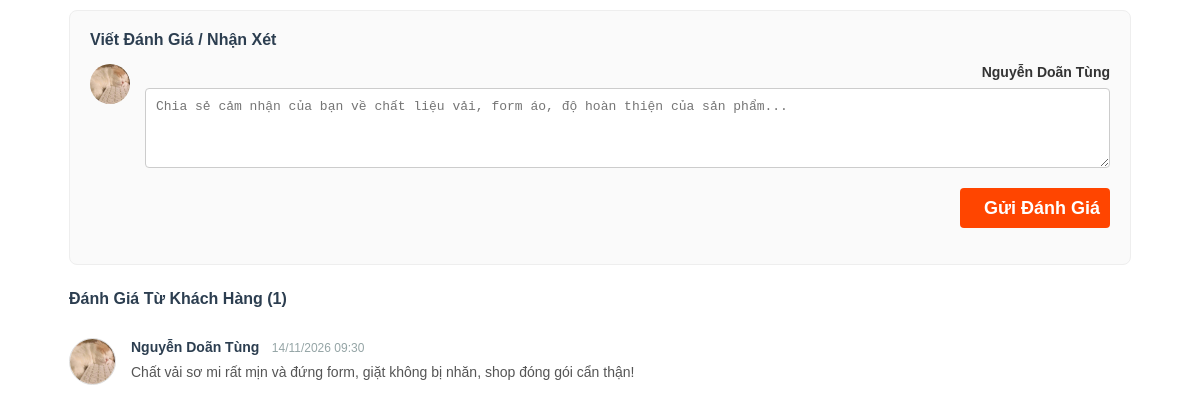
The page /controller/binhluan.php?idsp=1 (signed in) on the database its author committed.
### tables this page shows
CREATE TABLE `binhluan` (
  `id` int(11) NOT NULL AUTO_INCREMENT,
  `hinh` varchar(225) NOT NULL,
  `iduser` int(11) NOT NULL,
  `idsp` int(11) NOT NULL,
  `noidung` varchar(225) NOT NULL,
  `postdate` varchar(225) NOT NULL,
  `name` varchar(225) NOT NULL,
  PRIMARY KEY (`id`)
);

### model/config.php (called while the page is built, shortened)
<?php
  function pdo_con(){
    $http_host = $_SERVER['HTTP_HOST'] ?? '';
    $is_infinityfree = (strpos($http_host, 'infinityfree') !== false || strpos($http_host, 'epizy.com') !== false);
    if ($is_infinityfree) {
      $servername = "sql302.infinityfree.com";
      $username = "if0_43184606";
      $password = "8gZKYLk9Rk6UBlL";
      $dbname = "if0_43184606_duan1";
      $port = 3306;
      $db_candidates = [$dbname];
    } else {
      $servername = "127.0.0.1";
      $username = "root";
      $password = "";
      $port = 3306;
      $db_candidates = ['duanmau', 'duan1'];
    }
    foreach ($db_candidates as $try_db) {
      try {
        $conn = new PDO("mysql:host=$servername;port=$port;dbname=$try_db;charset=utf8", $username, $password, [
          PDO::ATTR_ERRMODE => PDO::ERRMODE_EXCEPTION,
          PDO::ATTR_TIMEOUT => 2
        ]);
        $cached_conn = $conn;
        return $cached_conn;
      } catch (PDOException $e) {
      }
    }
    return null;
  }
  function pdo_query($sql){
    $sql_args = array_slice(func_get_args(), 1);
    $conn = pdo_con();
    try {
      $stmt = $conn->prepare($sql);
      $stmt->execute($sql_args);
      $rows = $stmt->fetchAll();
      return $rows ? $rows : [];
    } catch (PDOException $e) {
      throw $e;
    }
  }
?>

### model/binhluan.php (called while the page is built, shortened)
<?php
function binhluan_showChiTiet($idsp){
    $sql = "SELECT * FROM binhluan WHERE idsp=? ORDER BY id DESC";
    return pdo_query($sql, $idsp);
}
?>

### controller/binhluan.php (the view, shortened to what this page needs)
<link rel="stylesheet" href="../view/css/chitietsp.css">
<?php
include "../model/config.php";
include_once "../model/binhluan.php";
$idsp = $_GET['idsp'] ?? 1;
?>
<div class="binhluan">
    <?php if (isset($_SESSION['id'])):
        $user_avt = !empty($_SESSION['avata']) ? $_SESSION['avata'] : 'iconUser.png';
        $user_name = $_SESSION['name'] ?? 'Thành viên';
    ?>
        <div class="binhluan-box">
            <h4 style="margin: 0 0 15px 0; color: #2c3e50;">Viết Đánh Giá / Nhận Xét</h4>
            <form action="" method="POST">
                <div style="display: flex; gap: 15px; align-items: flex-start;">
                    <img src="../view/images/<?= htmlspecialchars($user_avt) ?>" alt="" style="width: 40px; height: 40px; border-radius: 50%; object-fit: cover;">
                    <div style="flex: 1;">
                        <span style="font-weight: 600; font-size: 14px; color: #333;"><?= htmlspecialchars($user_name) ?></span>
                        <textarea name="noidung" required placeholder="Chia sẻ cảm nhận của bạn về chất liệu vải, form áo, độ hoàn thiện của sản phẩm..." style="width: 100%; height: 80px; padding: 10px; border: 1px solid #ccc; border-radius: 4px; font-size: 13px; margin-top: 8px; resize: vertical;"></textarea>
                        <input type="submit" value="Gửi Đánh Giá" name="gui" class="btn-submit-bl">
                    </div>
                </div>
            </form>
        </div>
    <?php endif; ?>
    <h4 style="color: #2c3e50; margin: 20px 0 15px 0;">Đánh Giá Từ Khách Hàng (<?php
        $showbinhluan = binhluan_showChiTiet($idsp);
        echo count($showbinhluan);
    ?>)</h4>
    <div class="list-binhluan">
        <?php
        if (!empty($showbinhluan)) {
            foreach ($showbinhluan as $row) {
                $avt_img = !empty($row['hinh']) ? $row['hinh'] : 'iconUser.png';
                echo '
                <div class="binhluan-item">
                    <img src="../view/images/' . htmlspecialchars($avt_img) . '" class="binhluan-avatar" alt="">
                    <div class="binhluan-content">
                        <div>
                            <span class="bl-author">' . htmlspecialchars($row['name']) . '</span>
                            <span class="bl-date"><i class="fa fa-clock-o"></i> ' . htmlspecialchars($row['postdate']) . '</span>
                        </div>
                        <div class="bl-text">' . nl2br(htmlspecialchars($row['noidung'])) . '</div>
                    </div>
                </div>
                ';
            }
        } else {
            echo '<p style="color: #888; font-style: italic; padding: 10px 0;">Chưa có nhận xét nào cho mẫu áo này. Hãy là người đầu tiên chia sẻ cảm nhận!</p>';
        }
        ?>
    </div>
</div>

### view/css/chitietsp.css (style rules this page uses)
.binhluan { width: 90%; margin: auto; }
.binhluan form textarea { width: 100%; border-radius: 5px; padding: 5px; }
.binhluan form { text-align: right; }
.binhluan form input[type="submit"] { width: 150px; height: 40px; margin-top: 20px; margin-right: auto; background: orangered; color: white; border: none; font-size: 18px; cursor: pointer; }

### controller/binhluan.php (style rules this page uses)
.binhluan-box { background: #fafafa; border: 1px solid #eee; border-radius: 8px; padding: 20px; margin-bottom: 25px; }
.binhluan-item { display: flex; gap: 15px; padding: 15px 0; border-bottom: 1px solid #f0f0f0; }
.binhluan-item:last-child { border-bottom: none; }
.binhluan-avatar { width: 45px; height: 45px; border-radius: 50%; object-fit: cover; border: 1px solid #ddd; }
.binhluan-content { flex: 1; }
.bl-author { font-weight: 600; color: #2c3e50; font-size: 14px; }
.bl-date { color: #95a5a6; font-size: 12px; margin-left: 8px; }
.bl-text { margin-top: 6px; color: #555; font-size: 14px; line-height: 1.5; }
.btn-submit-bl { padding: 8px 24px; background: #007bff; color: #fff; border: none; border-radius: 4px; font-weight: 600; cursor: pointer; margin-top: 10px; }

### rows shown on the page
binhluan: hinh (picture), name "Nguyễn Doãn Tùng", postdate "14/11/2026 09:30", noidung "Chất vải sơ mi rất mịn và đứng form, giặt không bị nhăn, shop đóng gói cẩn thận!"

### other values the page prints
$user_name "Nguyễn Doãn Tùng"
count($showbinhluan) "1"
